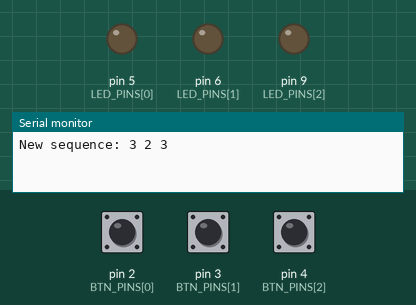
This sketch was run on a simulated Arduino Uno, built with avr-gcc and run on an emulated ATmega328P. On the bench: output pins drawn as LEDs (lit = HIGH), the last lines printed to the serial monitor. Dashed ring = blinking. Inputs (shaded band) come from the test bench; at power-on: pin 2 (BTN_PINS[0]) HIGH, pin 3 (BTN_PINS[1]) HIGH, pin 4 (BTN_PINS[2]) HIGH. Random numbers use the default seed unless the sketch sets one; no radio packets arrive unless stated.

Above: at 3.9 s.
4.0 s: pin 2 (BTN_PINS[0]) pulled LOW for 0.15 s
At 4.17 s:
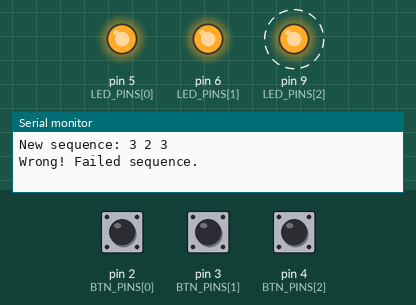
7.0 s: pin 3 (BTN_PINS[1]) pulled LOW for 1 s
At 7.8 s:
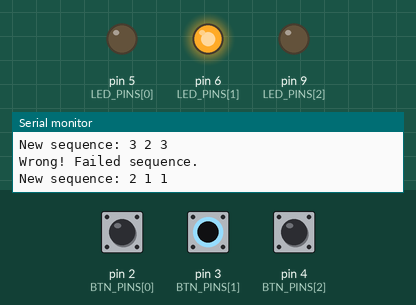
9.5 s: pin 3 (BTN_PINS[1]) pulled LOW for 0.15 s
At 11.4 s:
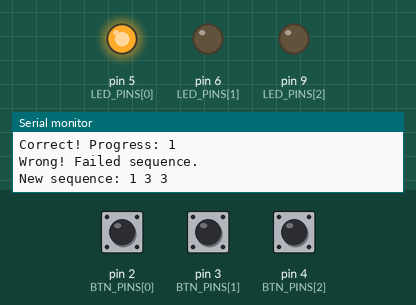
12.5 s: pin 4 (BTN_PINS[2]) pulled LOW for 1 s
At 15.9 s:
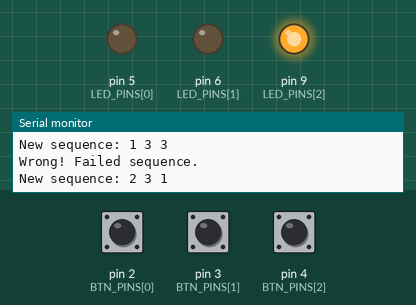
Timing chart, 0 to 18.2 s (numbered marks = the images above; inputs shaded):
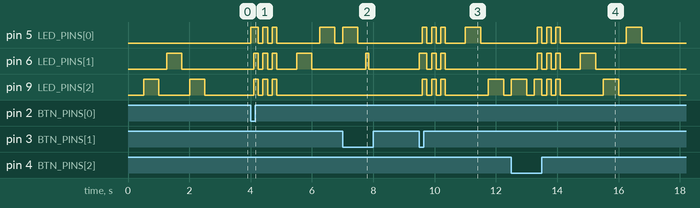

The sketch:

receiver.ino
```cpp
#include <SPI.h>
#include <RF24.h>

RF24 radio(7, 8);
const byte address[6] = "ALARM";

const int BTN_PINS[3] = {2, 3, 4};
const int LED_PINS[3] = {5, 6, 9};

int sequence[3];
int userProgress = 0;

int lastButtonState[3];
unsigned long lastPressMillis[3] = {0, 0, 0};
const unsigned long DEBOUNCE_MS = 200;

void setup() {
  Serial.begin(9600);

  for (int i = 0; i < 3; i++) {
    pinMode(BTN_PINS[i], INPUT);
    pinMode(LED_PINS[i], OUTPUT);
    digitalWrite(LED_PINS[i], LOW);
    lastButtonState[i] = digitalRead(BTN_PINS[i]);
  }

  randomSeed(analogRead(A5));

  radio.begin();
  radio.openWritingPipe(address);
  radio.setPALevel(RF24_PA_LOW);
  radio.stopListening();

  generateAndPlaySequence();
}

void loop() {
  checkButtons();
}

void generateAndPlaySequence() {
  for (int i = 0; i < 3; i++) {
    sequence[i] = random(0, 3);
  }

  userProgress = 0;

  Serial.print("New sequence: ");

  for (int i = 0; i < 3; i++) {
    Serial.print(sequence[i] + 1);
    Serial.print(" ");
  }

  Serial.println();

  playSequence();
}

void playSequence() {
  delay(500);

  for (int i = 0; i < 3; i++) {
    digitalWrite(LED_PINS[sequence[i]], HIGH);
    delay(500);
    digitalWrite(LED_PINS[sequence[i]], LOW);
    delay(250);
  }
}

void checkButtons() {
  for (int i = 0; i < 3; i++) {
    int state = digitalRead(BTN_PINS[i]);

    if (state == LOW && lastButtonState[i] == HIGH &&
        millis() - lastPressMillis[i] > DEBOUNCE_MS) {

      lastPressMillis[i] = millis();
      handlePress(i);
    }

    lastButtonState[i] = state;
  }
}

void handlePress(int buttonIndex) {
  digitalWrite(LED_PINS[buttonIndex], HIGH);
  delay(100);
  digitalWrite(LED_PINS[buttonIndex], LOW);

  if (buttonIndex == sequence[userProgress]) {
    userProgress++;

    Serial.print("Correct! Progress: ");
    Serial.println(userProgress);

    if (userProgress >= 3) {
      Serial.println("Sequence complete!");

      sendShutoff();

      delay(1000);

      generateAndPlaySequence();
    }

  } else {
    Serial.println("Wrong! Failed sequence.");

    flashFail();

    generateAndPlaySequence();
  }
}

void flashFail() {
  for (int r = 0; r < 3; r++) {

    for (int i = 0; i < 3; i++) {
      digitalWrite(LED_PINS[i], HIGH);
    }

    delay(150);

    for (int i = 0; i < 3; i++) {
      digitalWrite(LED_PINS[i], LOW);
    }

    delay(150);
  }
}

void sendShutoff() {
  char msg[16] = "SHUTOFF";

  bool success = radio.write(&msg, sizeof(msg));

  Serial.print("Sent SHUTOFF: ");
  Serial.println(success ? "success" : "FAILED");
}
```

Measured:
- after the input at 4.0 s, pin 5 (LED_PINS[0]): LOW → HIGH at once, → LOW 0.25 s later, → HIGH 0.15 s later, → LOW 0.15 s later, … (8 changes in this stretch); pin 6 (LED_PINS[1]): LOW → HIGH after 0.10 s, → LOW 0.15 s later, → HIGH 0.15 s later, → LOW 0.15 s later, … (8 changes in this stretch)
- after the input at 7.0 s, pin 6 (LED_PINS[1]): LOW → HIGH after 0.75 s, → LOW 0.10 s later
- after the input at 9.5 s, pin 5 (LED_PINS[0]): LOW → HIGH after 0.10 s, → LOW 0.15 s later, → HIGH 0.15 s later, → LOW 0.15 s later, … (8 changes in this stretch); pin 6 (LED_PINS[1]): LOW → HIGH at once, then repeats every 0.30 s: LOW 0.15 s, HIGH 0.15 s, until it stays LOW from 10.4 s
- after the input at 12.5 s, pin 5 (LED_PINS[0]): LOW → HIGH after 0.85 s, → LOW 0.15 s later, → HIGH 0.15 s later, → LOW 0.15 s later, … (8 changes in this stretch); pin 6 (LED_PINS[1]): LOW → HIGH after 0.85 s, → LOW 0.15 s later, → HIGH 0.15 s later, → LOW 0.15 s later, … (8 changes in this stretch)
